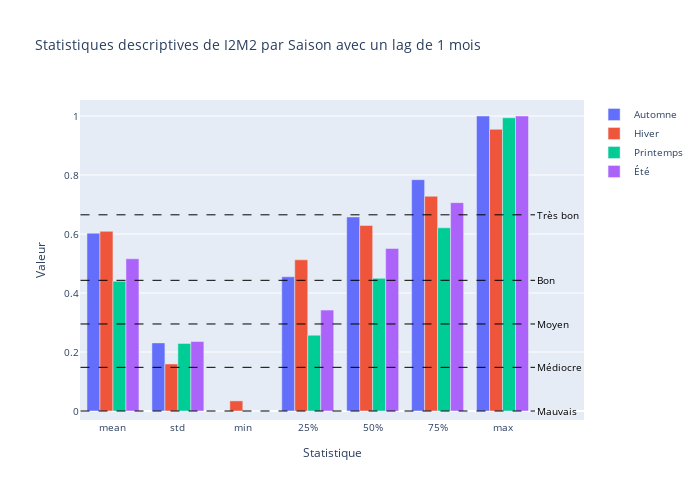

Write notebook code for a chart like this one.
### Code cell
# TODO charlotte, je sais pas si ici faut appliquer la catégorisation que t'as toruvé,
# mais c'est possible que oui de le faire là en tout cas (on laisse le todo 
# tant qu'on décide pas, on commente pas qu'on l'a fait / pourquoi on l'a pas fait)
# TODO : 
seuils_I2M2 = {
    "Très bon": 0.665,
    "Bon": 0.443,
    "Moyen": 0.295,
    "Médiocre": 0.148,
    "Mauvais": 0.0
}
# trouvés ici : https://www.labocea.fr/indice-invertebres-multi-metriques-i2m2/?cn-reloaded=1

desc_stats_saison = df_pc_median_bio_median_1_month.groupby('saison')['I2M2'].describe()
desc_stats_saison = desc_stats_saison.drop(columns=['count']).transpose()

fig = go.Figure()

for saison in desc_stats_saison.columns:
    fig.add_trace(go.Bar(x=desc_stats_saison.index, y=desc_stats_saison[saison],name=saison))

for etat, valeur in seuils_I2M2.items():
    # ajout des seuils
    fig.add_shape(type="line", x0=-0.5, x1=len(desc_stats)-0.5,y0=valeur, y1=valeur, line=dict(color="black", width=1, dash="dash"), name=etat)
    fig.add_annotation(x=len(desc_stats)-0.5, y=valeur, text=etat, showarrow=False, font=dict(size=10, color="black"), xanchor="left" )


fig.update_layout(height=500, width=700, font_size=10, title="Statistiques descriptives de I2M2 par Saison avec un lag de 1 mois", xaxis_title="Statistique", yaxis_title="Valeur",barmode='group')

fig.show()

### Figure 1 — Plotly figure (JSON) as saved in the notebook; plotly's stock layout.template omitted (floating-point values rounded to 4 significant figures)
{"data": [{"name": "Automne", "type": "bar", "x": ["mean", "std", "min", "25%", "50%", "75%", "max"], "y": [0.6029, 0.2309, 0, 0.455, 0.6578, 0.7842, 1]}, {"name": "Hiver", "type": "bar", "x": ["mean", "std", "min", "25%", "50%", "75%", "max"], "y": [0.609, 0.1595, 0.0343, 0.5125, 0.629, 0.728, 0.955]}, {"name": "Printemps", "type": "bar", "x": ["mean", "std", "min", "25%", "50%", "75%", "max"], "y": [0.4401, 0.229, 0, 0.257, 0.4496, 0.6211, 0.994]}, {"name": "Été", "type": "bar", "x": ["mean", "std", "min", "25%", "50%", "75%", "max"], "y": [0.516, 0.2356, 0, 0.342, 0.5509, 0.7063, 1]}], "layout": {"annotations": [{"font": {"color": "black", "size": 10}, "showarrow": false, "text": "Très bon", "x": 6.5, "xanchor": "left", "y": 0.665}, {"font": {"color": "black", "size": 10}, "showarrow": false, "text": "Bon", "x": 6.5, "xanchor": "left", "y": 0.443}, {"font": {"color": "black", "size": 10}, "showarrow": false, "text": "Moyen", "x": 6.5, "xanchor": "left", "y": 0.295}, {"font": {"color": "black", "size": 10}, "showarrow": false, "text": "Médiocre", "x": 6.5, "xanchor": "left", "y": 0.148}, {"font": {"color": "black", "size": 10}, "showarrow": false, "text": "Mauvais", "x": 6.5, "xanchor": "left", "y": 0}], "barmode": "group", "font": {"size": 10}, "height": 500, "shapes": [{"line": {"color": "black", "dash": "dash", "width": 1}, "name": "Très bon", "type": "line", "x0": -0.5, "x1": 6.5, "y0": 0.665, "y1": 0.665}, {"line": {"color": "black", "dash": "dash", "width": 1}, "name": "Bon", "type": "line", "x0": -0.5, "x1": 6.5, "y0": 0.443, "y1": 0.443}, {"line": {"color": "black", "dash": "dash", "width": 1}, "name": "Moyen", "type": "line", "x0": -0.5, "x1": 6.5, "y0": 0.295, "y1": 0.295}, {"line": {"color": "black", "dash": "dash", "width": 1}, "name": "Médiocre", "type": "line", "x0": -0.5, "x1": 6.5, "y0": 0.148, "y1": 0.148}, {"line": {"color": "black", "dash": "dash", "width": 1}, "name": "Mauvais", "type": "line", "x0": -0.5, "x1": 6.5, "y0": 0, "y1": 0}], "title": {"text": "Statistiques descriptives de I2M2 par Saison avec un lag de 1 mois"}, "width": 700, "xaxis": {"title": {"text": "Statistique"}}, "yaxis": {"title": {"text": "Valeur"}}}}
